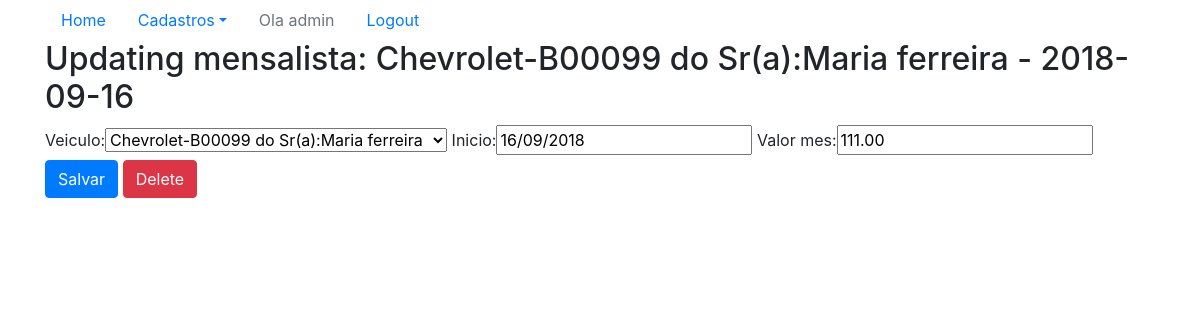
The page /sistema/mensalista-update/3/ (signed in) on the database as committed earlier.
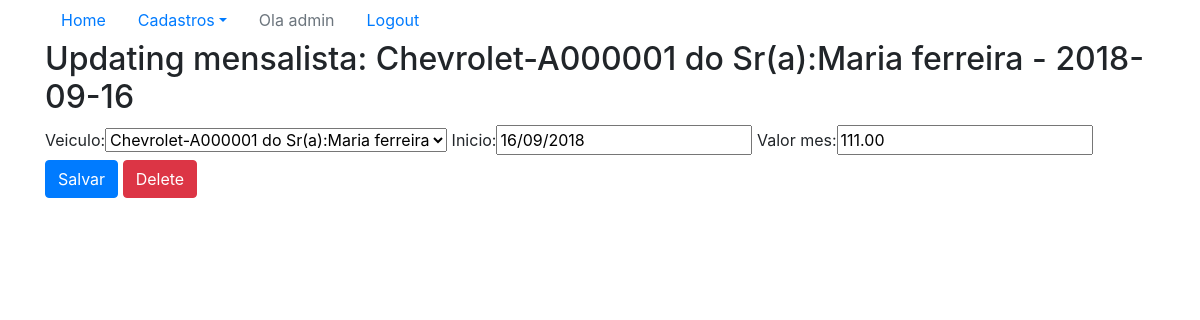
The same page on the database as committed later.
### core/models.py (models this page shows)
class Mensalista(models.Model):
    veiculo = models.ForeignKey(Veiculo, on_delete=models.CASCADE)
    inicio = models.DateField()
    valor_mes = models.DecimalField(max_digits=6, decimal_places=2)
    """ Para remover o erro d: E1101:Class 'Pessoa' has no 'objects' member """
    objects = models.Manager()
    def __str__(self):
        return str(self.veiculo)+' - '+str(self.inicio)

class Veiculo(models.Model):
    marca = models.ForeignKey(Marca, on_delete=models.CASCADE)
    placa = models.CharField(max_length=7)
    proprietario = models.ForeignKey(Pessoa, on_delete=models.CASCADE)
    cor = models.CharField(max_length=15)
    observaces = models.TextField()
    """ Para remover o erro d: E1101:Class 'Pessoa' has no 'objects' member """
    objects = models.Manager()
    def __str__(self):
        return (
            str(self.marca) + '-'+ self.placa + ' do Sr(a):'
            + str(self.proprietario)
        )

class Marca(models.Model):
    nome = models.CharField(max_length=50)
    """ Para remover o erro d: E1101:Class 'Pessoa' has no 'objects' member """
    objects = models.Manager()
    def __str__(self):
        return self.nome

class Pessoa(models.Model):
    nome = models.CharField(max_length=100)
    endereco = models.CharField(max_length=200)
    telefone = models.CharField(max_length=20)
    """ Para remover o erro d: E1101:Class 'Pessoa' has no 'objects' member """
    objects = models.Manager()
    def __str__(self):
        return self.nome

### core/views.py (the view)
# urls.py: re_path(r'^mensalista-update/(?P<id>\d+)/$', mensalista_update,
@login_required
def mensalista_update(request, id):
    data = {}
    mensalista = Mensalista.objects.get(id=id)
    form = MensalistaForm(request.POST or None, instance=mensalista)
    data['mensalista'] = mensalista
    data['form'] = form
    if request.method == 'POST':
        if form.is_valid():
            form.save()
            return redirect('core_lista_mensalistas')
    else:
        return render(request, 'core/update_mensalista.html', data)

### core/forms.py
class MensalistaForm(ModelForm):
    class Meta:
        model  = Mensalista
        fields = '__all__'

### core/templates/core/update_mensalista.html (shortened to what this page needs)
{% extends 'base.html' %}
{% load bootstrap %}
{% block main %}
<div class="row">
    <div class="col">
        <h2>Updating mensalista: {{mensalista}}</h2>
        <form action="{% url 'core_mensalista_update' mensalista.id %}" method="POST">
            {{form|bootstrap}}
            <button type="submit" class="btn btn-primary">Salvar</button>
            <a href="{% url 'core_mensalista_delete' mensalista.id%}" class="btn btn-danger"> Delete </a>
        </form>
    </div>
</div>
{% endblock  %}

Rows that differ between the two databases and show on the page:
changed Mensalista: veiculo+inicio "Chevrolet-B00099 do Sr(a):Maria ferreira - 2018-09-16" → "Chevrolet-A000001 do Sr(a):Maria ferreira - 2018-09-16"; veiculo "Chevrolet-B00099 do Sr(a):Maria ferreira" → "Chevrolet-A000001 do Sr(a):Maria ferreira"
